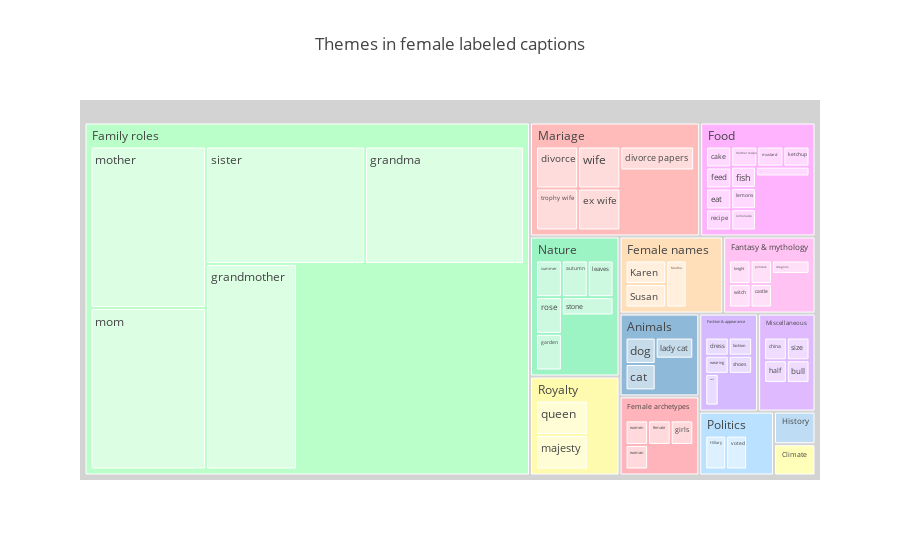

Here is the notebook cell this chart was saved with:
### Code cell
plot_topic_female = ga.plot_topic(df_topics_female, gender='female', theme_keywords=ga.theme_words_female, theme_colors=ga.theme_colors_female)

### Figure 1 — Plotly figure (JSON) as saved in the notebook; plotly's stock layout.template omitted (floating-point values rounded to 4 significant figures)
{"data": [{"customdata": ["<b>Family roles</b><br>Count: 20224.0<br>Perc: 60.95%", "<b>Family roles", "<b>Family roles", "<b>Family roles", "<b>Family roles", "<b>Family roles", "<b>Mariage</b><br>Count: 2493.0<br>Perc: 7.51%", "<b>Mariage", "<b>Mariage", "<b>Mariage", "<b>Mariage", "<b>Mariage", "<b>Food</b><br>Count: 1690.0<br>Perc: 5.09%", "<b>Food", "<b>Food", "<b>Food", "<b>Food", "<b>Food", "<b>Food", "<b>Food", "<b>Food", "<b>Food", "<b>Food", "<b>Food", "<b>Nature</b><br>Count: 1613.0<br>Perc: 4.86%", "<b>Nature", "<b>Nature", "<b>Nature", "<b>Nature", "<b>Nature", "<b>Nature", "<b>Royalty</b><br>Count: 1140.0<br>Perc: 3.44%", "<b>Royalty", "<b>Royalty", "<b>Female names</b><br>Count: 1027.0<br>Perc: 3.09%", "<b>Female names", "<b>Female names", "<b>Female names", "<b>Fantasy & mythology</b><br>Count: 916.0<br>Perc: 2.76%", "<b>Fantasy & mythology", "<b>Fantasy & mythology", "<b>Fantasy & mythology", "<b>Fantasy & mythology", "<b>Fantasy & mythology", "<b>Animals</b><br>Count: 849.0<br>Perc: 2.56%", "<b>Animals", "<b>Animals", "<b>Animals", "<b>Female archetypes</b><br>Count: 811.0<br>Perc: 2.44%", "<b>Female archetypes", "<b>Female archetypes", "<b>Female archetypes", "<b>Female archetypes", "<b>Fashion & appearance</b><br>Count: 742.0<br>Perc: 2.24%", "<b>Fashion & appearance", "<b>Fashion & appearance", "<b>Fashion & appearance", "<b>Fashion & appearance", "<b>Fashion & appearance", "<b>Miscellaneous</b><br>Count: 723.0<br>Perc: 2.18%", "<b>Miscellaneous", "<b>Miscellaneous", "<b>Miscellaneous", "<b>Miscellaneous", "<b>Politics</b><br>Count: 614.0<br>Perc: 1.85%", "<b>Politics", "<b>Politics", "<b>History</b><br>Count: 174.0<br>Perc: 0.52%", "<b>History", "<b>Climate</b><br>Count: 167.0<br>Perc: 0.50%", "<b>Climate", "<b>Climate", "<b>Climate"], "domain": {"x": [0, 1], "y": [0, 1]}, "hovertemplate": "%{customdata}<extra></extra>", "labels": ["Family roles", "mother", "mom", "sister", "grandma", "grandmother", "Mariage", "divorce", "trophy wife", "wife", "ex wife", "divorce papers", "Food", "cake", "feed", "eat", "recipe", "mother recipe", "mustard", "ketchup", "fish", "lemons", "lemonade", "latte", "Nature", "summer", "autumn", "leaves", "rose", "garden", "stone", "Royalty", "queen", "majesty", "Female names", "Karen", "Susan", "Martha", "Fantasy & mythology", "knight", "witch", "princess", "castle", "dragons", "Animals", "dog", "cat", "lady cat", "Female archetypes", "women", "woman", "female", "girls", "Fashion & appearance", "dress", "fashion", "wearing", "shoes", "neck", "Miscellaneous", "china", "size", "half", "bull", "Politics", "Hillary", "voted", "History", "stone age", "Climate", "earth", "climate change", "climate"], "marker": {"colors": ["#BAFFC9", "#DCFFE4", "#DCFFE4", "#DCFFE4", "#DCFFE4", "#DCFFE4", "#FFBABA", "#FFDCDC", "#FFDCDC", "#FFDCDC", "#FFDCDC", "#FFDCDC", "#FFB3FF", "#FFD9FF", "#FFD9FF", "#FFD9FF", "#FFD9FF", "#FFD9FF", "#FFD9FF", "#FFD9FF", "#FFD9FF", "#FFD9FF", "#FFD9FF", "#FFD9FF", "#9CF4C4", "#CDF9E1", "#CDF9E1", "#CDF9E1", "#CDF9E1", "#CDF9E1", "#CDF9E1", "#FFFBAE", "#FFFDD6", "#FFFDD6", "#FFDFBA", "#FFEFDC", "#FFEFDC", "#FFEFDC", "#FFC2F2", "#FFE0F8", "#FFE0F8", "#FFE0F8", "#FFE0F8", "#FFE0F8", "#8FB9D8", "#C7DCEB", "#C7DCEB", "#C7DCEB", "#FFB3BA", "#FFD9DC", "#FFD9DC", "#FFD9DC", "#FFD9DC", "#D5BAFF", "#EADCFF", "#EADCFF", "#EADCFF", "#EADCFF", "#EADCFF", "#E0BAFF", "#EFDCFF", "#EFDCFF", "#EFDCFF", "#EFDCFF", "#BAE1FF", "#DCF0FF", "#DCF0FF", "#BEDDF4", "#DEEEF9", "#FFFFBA", "#FFFFDC", "#FFFFDC", "#FFFFDC"]}, "name": "", "parents": ["", "Family roles", "Family roles", "Family roles", "Family roles", "Family roles", "", "Mariage", "Mariage", "Mariage", "Mariage", "Mariage", "", "Food", "Food", "Food", "Food", "Food", "Food", "Food", "Food", "Food", "Food", "Food", "", "Nature", "Nature", "Nature", "Nature", "Nature", "Nature", "", "Royalty", "Royalty", "", "Female names", "Female names", "Female names", "", "Fantasy & mythology", "Fantasy & mythology", "Fantasy & mythology", "Fantasy & mythology", "Fantasy & mythology", "", "Animals", "Animals", "Animals", "", "Female archetypes", "Female archetypes", "Female archetypes", "Female archetypes", "", "Fashion & appearance", "Fashion & appearance", "Fashion & appearance", "Fashion & appearance", "Fashion & appearance", "", "Miscellaneous", "Miscellaneous", "Miscellaneous", "Miscellaneous", "", "Politics", "Politics", "", "History", "", "Climate", "Climate", "Climate"], "root": {"color": "lightgrey"}, "type": "treemap", "values": [20220.0, 8090.0, 8090.0, 8090.0, 8090.0, 8090.0, 2493.0, 997.2, 997.2, 997.2, 997.2, 997.2, 1690.0, 307.3, 307.3, 307.3, 307.3, 307.3, 307.3, 307.3, 307.3, 307.3, 307.3, 307.3, 1613.0, 537.7, 537.7, 537.7, 537.7, 537.7, 537.7, 1140.0, 1140.0, 1140.0, 1027.0, 684.7, 684.7, 684.7, 916.0, 366.4, 366.4, 366.4, 366.4, 366.4, 849.0, 566.0, 566.0, 566.0, 811.0, 405.5, 405.5, 405.5, 405.5, 742.0, 296.8, 296.8, 296.8, 296.8, 296.8, 723.0, 361.5, 361.5, 361.5, 361.5, 614.0, 614.0, 614.0, 174.0, 348.0, 167.0, 111.3, 111.3, 111.3]}], "layout": {"legend": {"tracegroupgap": 0}, "title": {"text": "Themes in female labeled captions"}}}
